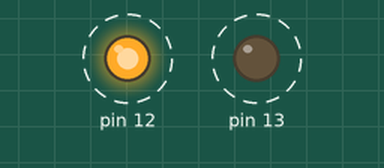
Recording of a sketch running on a simulated Arduino Uno, built with avr-gcc and run on an emulated ATmega328P. Shown: output pins drawn as LEDs (lit = HIGH). Dashed ring = blinking.

Above: at 0.2 s.
Timing chart, 0 to 3.0 s (numbered marks = the images above):
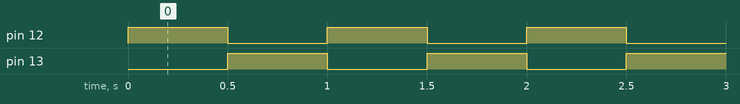

Measured:
- by itself, pin 12, pin 13: alternates HIGH for 0.50 s and LOW for 0.50 s

The sketch:

kedali_motor.ino
```cpp
void setup() {
  // put your setup code here, to run once:
  pinMode(13, OUTPUT);
  pinMode(12, OUTPUT);
}

void loop() {
  // put your main code here, to run repeatedly:
  putarKiri();
  delay(500);
  putarKanan();
  delay(500);
}

void putarKiri(){
  digitalWrite(13, LOW);
  digitalWrite(12, HIGH);
}
void putarKanan(){
  digitalWrite(13, HIGH);
  digitalWrite(12, LOW);
}
```
